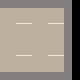

Below is a game level as drawn by its tile map, then a one-line description and the .tmx that defines it (tile-layer data replaced by summaries):
An orthogonal 10x10 tile map with 8x8 px tiles, 2 tile layers (Road, Inland).

<map version="1.2" tiledversion="1.3.1" orientation="orthogonal" renderorder="right-down" compressionlevel="-1" width="10" height="10" tilewidth="8" tileheight="8" infinite="0" nextlayerid="3" nextobjectid="1">
 <tileset firstgid="1" name="formatted_tiles" tilewidth="8" tileheight="8" tilecount="600" columns="20">
  <image source="formatted_tiles.png" width="160" height="240" />
 </tileset>
 <layer id="1" name="Road" width="10" height="10">
  <data>[100 cells, 64 non-empty, 16 distinct tile ids]</data>
 </layer>
 <layer id="2" name="Inland" width="10" height="10">
  <data>[100 cells, 26 non-empty, 1 distinct tile ids]</data>
 </layer>
</map>